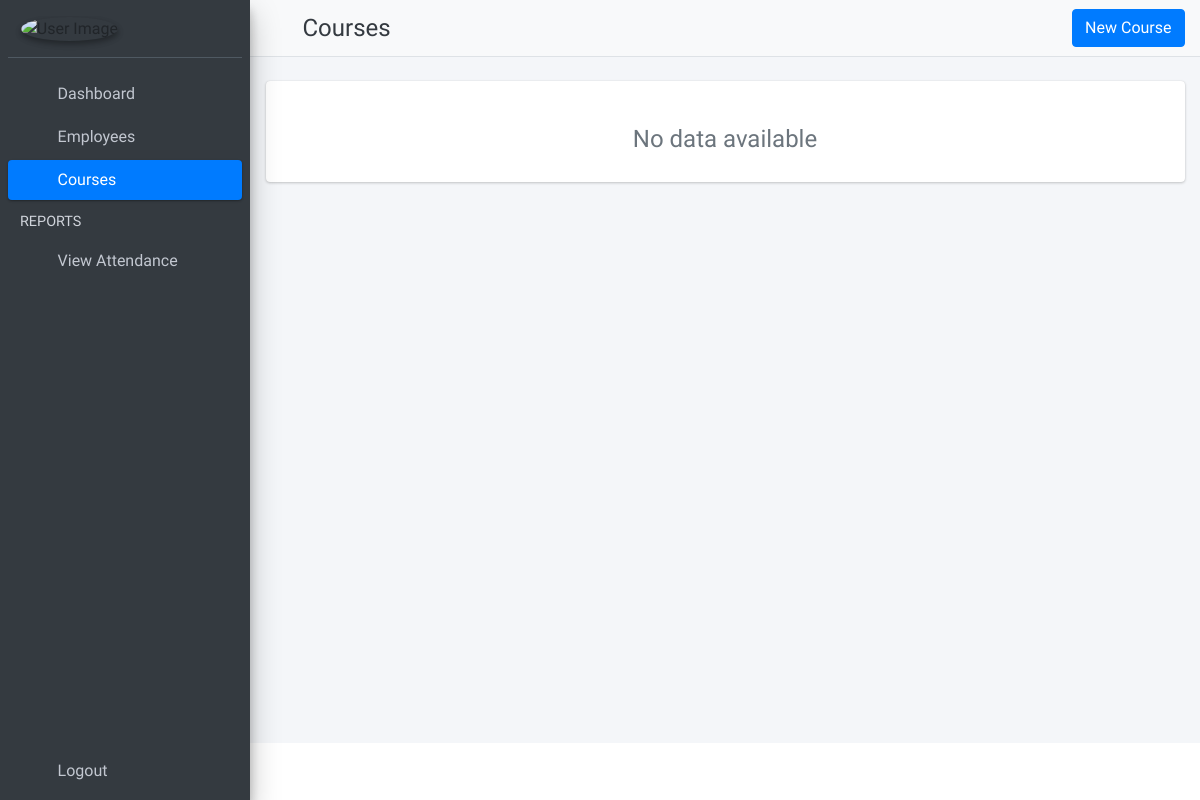
/courses, run on an earlier commit of the app's database.
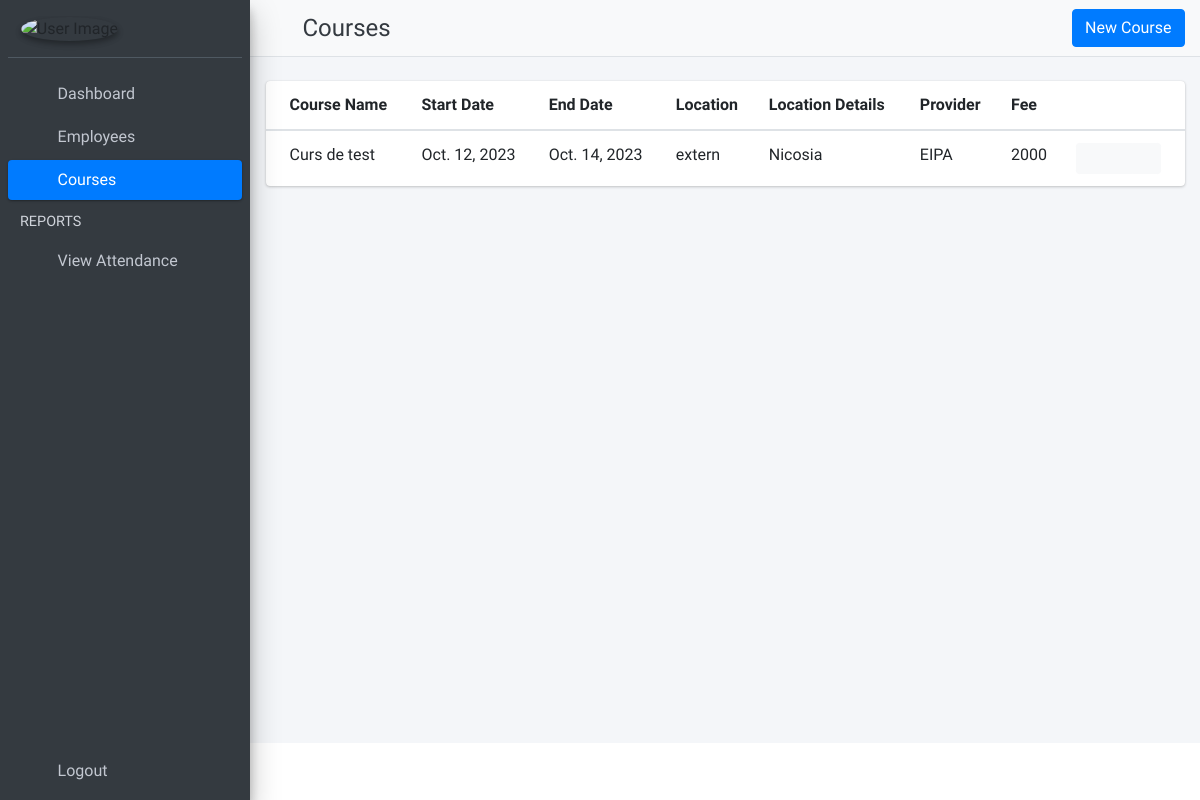
And on a later commit of the database.
### CMS_app/models.py (models this page shows, shortened)
class Course(models.Model):
    location_options =[('intern', 'Intern'), ('extern', 'Extern')]
    id = models.AutoField(primary_key=True)
    course_name = models.CharField(max_length=255)
    start_date = models.DateField()
    end_date = models.DateField()
    location = models.CharField(choices=location_options, max_length=6)
    location_details = models.CharField(max_length=255)
    provider = models.CharField(max_length=255)
    participation_fee = models.IntegerField()
    active = models.BooleanField(default=True)
    created_at = models.DateTimeField(auto_now_add=True)
    updated_at = models.DateTimeField(auto_now_add=True)
    objects = models.Manager()

### CMS_app/views.py (the view)
# urls.py: path('courses', views.CoursesList.as_view(), name='list-of-courses'),
class CoursesList(ListView):
    template_name = 'course/list_of_courses.html'
    model = Course
    context_object_name = 'all_courses'

### CMS_app/templates/course/list_of_courses.html (shortened to what this page needs)
{% extends 'base.html' %}
{% block page_title %}
    Courses
{% endblock page_title %}
{% block page_button %}
    <div class="col">
        <a class="btn btn-block btn-primary" href="{% url 'add-course' %}">New Course</a>
    </div>
{% endblock page_button %}
{% block main_content %}
    <section class="content">
        <div class="container-fluid">
            <div class="row">
                <div class="col-md-12">
                    <br>
                    <div class="card card-link">
                        {% if all_courses %}
                            <div class="card-body table-responsive p-0">
                                <table class="table table-hover text-nowrap">
                                    <thead>
                                    <tr>
                                        <th scope="col">Course Name</th>
                                        <th scope="col">Start Date</th>
                                        <th scope="col">End Date</th>
                                        <th scope="col">Location</th>
                                        <th scope="col">Location Details</th>
                                        <th scope="col">Provider</th>
                                        <th scope="col">Fee</th>
                                        <th></th>
                                    </tr>
                                    </thead>
                                    <tbody>
                                    {% for course in all_courses %}
                                        <tr>
                                            <td>{{ course.course_name }}</td>
                                            <td>{{ course.start_date }}</td>
                                            <td>{{ course.end_date }}</td>
                                            <td>{{ course.location }}</td>
                                            <td>{{ course.location_details }}</td>
                                            <td>{{ course.provider }}</td>
                                            <td>{{ course.participation_fee }}</td>
                                            <td width="120">
                                                <div class="btn-group">
                                                    <button type="button" class="btn btn-light btn-sm">
                                                        <i class="fas fa-plus"></i>
                                                    </button>
                                                    <button type="button" class="btn btn-light btn-sm">
                                                        <i class="fas fa-pen"></i>
                                                    </button>
                                                    <button type="button" class="btn btn-light btn-sm"
                                                            data-toggle="modal"
                                                            data-target="#course_{{ course.id }}">
                                                        <i class="fas fa-trash"></i>
                                                    </button>
                                                </div>
                                            </td>
                                        </tr>
                                    {% endfor %}
                                    </tbody>
                                </table>
                            </div>
                        {% else %}
                            <div class="card-body text-center"><br>
                                <h4 class="text-muted">No data available</h4>
                            </div>
                        {% endif %}
                    </div>
                </div>
            </div>
        </div>
    </section>
{% endblock main_content %}

What changed in the data, as far as the page shows it:
added Course: course_name "Curs de test", start_date "Oct. 12, 2023", end_date "Oct. 14, 2023", location "extern", location_details "Nicosia", provider "EIPA", participation_fee "2000"
Also different on the page:
text no longer shown: "No data available"
text now shown: "Course Name Start Date End Date Location Location Details Provider Fee"
